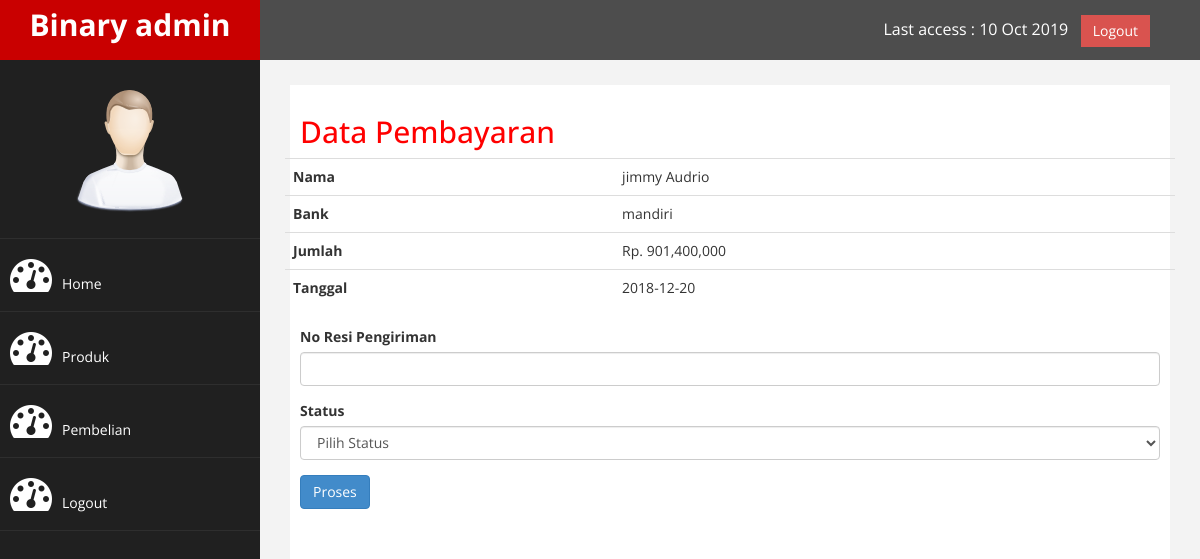
The app's page /admin/index.php?halaman=pembayaran&id=1 with its own data.
### tables this page shows
CREATE TABLE `pembayaran` (
  `id_pembayaran` int(11) NOT NULL,
  `id_pembelian` int(11) NOT NULL,
  `nama` varchar(255) NOT NULL,
  `bank` varchar(255) NOT NULL,
  `jumlah` int(15) NOT NULL,
  `tanggal` date NOT NULL,
  `bukti` varchar(255) NOT NULL
);

### admin/pembayaran.php (the view, shortened to what this page needs)
<h2>Data Pembayaran</h2>
<?php
$id_pembelian = $_GET['id'];
$ambil = $koneksi->query("SELECT * FROM pembayaran WHERE id_pembelian='$id_pembelian'");
$detail = $ambil->fetch_assoc();
?>
<div class="row">
    <div class="col-md_6">
        <table class="table">
        <tr>
            <th>Nama</th>
            <td><?php echo $detail['nama'] ?></td>
        </tr>
        <tr>
            <th>Bank</th>
            <td><?php echo $detail['bank'] ?></td>
        </tr>
        <tr>
            <th>Jumlah</th>
            <td>Rp. <?php echo number_format($detail['jumlah']) ?></td>
        </tr>
        <tr>
            <th>Tanggal</th>
            <td><?php echo $detail['tanggal'] ?></td>
        </tr>
        </table>
    </div>
    <div class="col-md-6">
    </div>
</div>
<form method="post">
    <div class="form-group">
        <label>No Resi Pengiriman</label>
        <input type="text" class="form-control" name="resi">
    </div>
    <div class="form-group">
        <label>Status</label>
        <select class="form-control" name="status">
            <option value="">Pilih Status</option>
        </select>
    </div>
    <button class="btn btn-primary" name="proses">Proses</button>
</form>

### admin/assets/css/custom.css (style rules this page uses)
body { font-family: 'Open Sans', sans-serif; }
h2 { color: #f00; }

### records on screen
pembayaran: nama "jimmy Audrio", bank "mandiri", jumlah "901,400,000", tanggal "2018-12-20"
